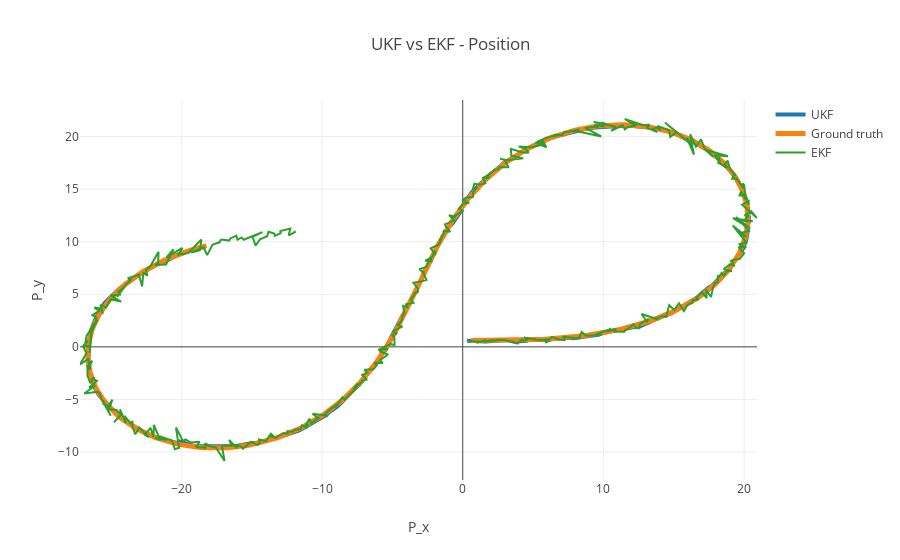

Here is the notebook cell this chart was saved with:
### Markdown cell above
### UKF vs EKF

Comparing the performance and accuracy of both algorithms

### Code cell
data = [
    go.Scatter(
        x=UKF['px_state'],
        y=UKF['py_state'],
        name='UKF',
        line = dict(
            width = 4
        )
    ),
    go.Scatter(
        x=UKF['px_ground_truth'],
        y=UKF['py_ground_truth'],
        name='Ground truth',
        line = dict(
            width = 5
        )
    ),
    go.Scatter(
        x=EKF['px_measured'],
        y=EKF['py_measured'],
        name='EKF',
        line = dict(
            width = 2
        )
    )
]

layout = go.Layout(
    title='UKF vs EKF - Position',
    yaxis=dict(title='P_y'),
    xaxis=dict(title='P_x')
)

fig = go.Figure(data=data, layout=layout)
iplot(fig)

### Figure 1 — Plotly figure (JSON) as saved in the notebook; plotly's stock layout.template omitted (floating-point values rounded to 4 significant figures; data arrays with more than 128 entries replaced by an {"elided": "..."} marker saying what was removed)
{"data": [{"line": {"width": 4}, "name": "UKF", "type": "scatter", "x": {"elided": "456 float values"}, "y": {"elided": "456 float values"}}, {"line": {"width": 5}, "name": "Ground truth", "type": "scatter", "x": {"elided": "456 float values"}, "y": {"elided": "456 float values"}}, {"line": {"width": 2}, "name": "EKF", "type": "scatter", "x": {"elided": "481 float values"}, "y": {"elided": "481 float values"}}], "layout": {"title": "UKF vs EKF - Position", "xaxis": {"title": "P_x"}, "yaxis": {"title": "P_y"}}}
